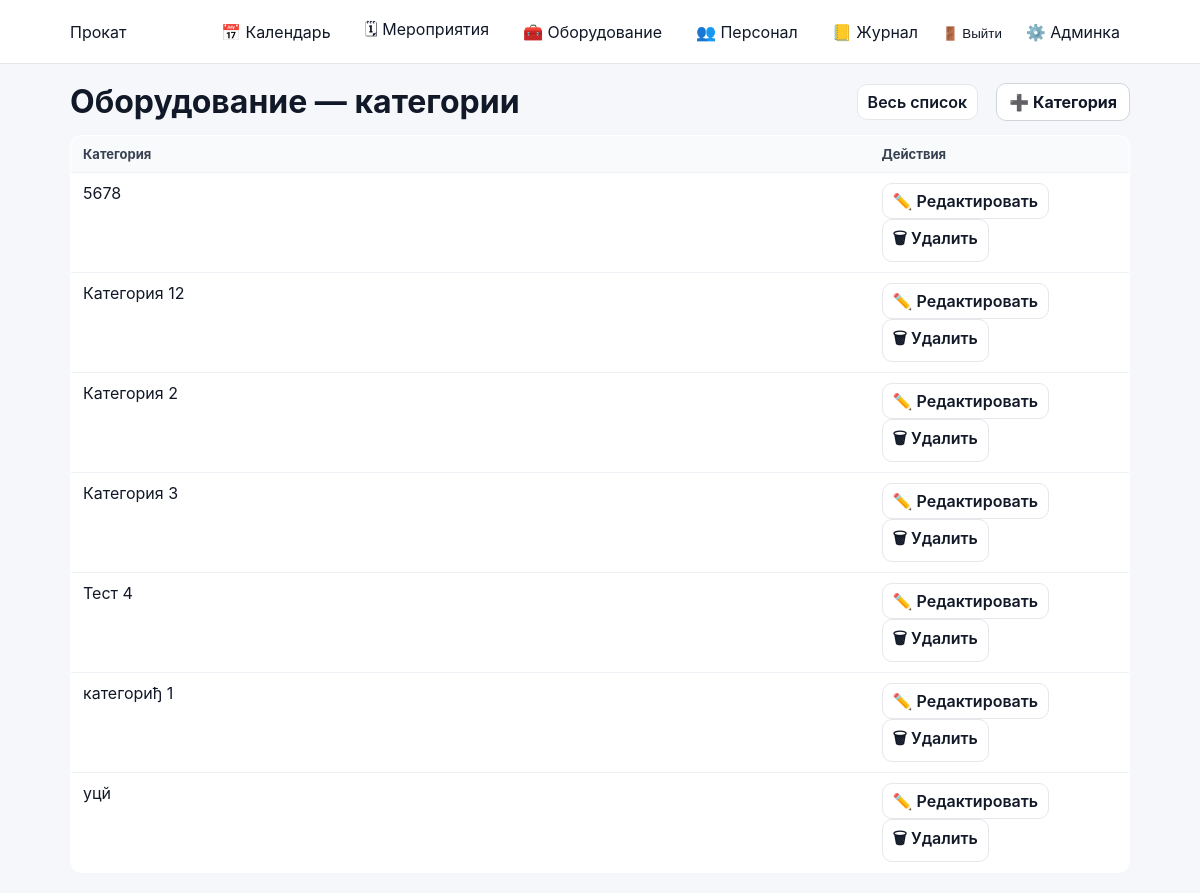
The page /equipment/categories/ (signed in) on the database as committed earlier.
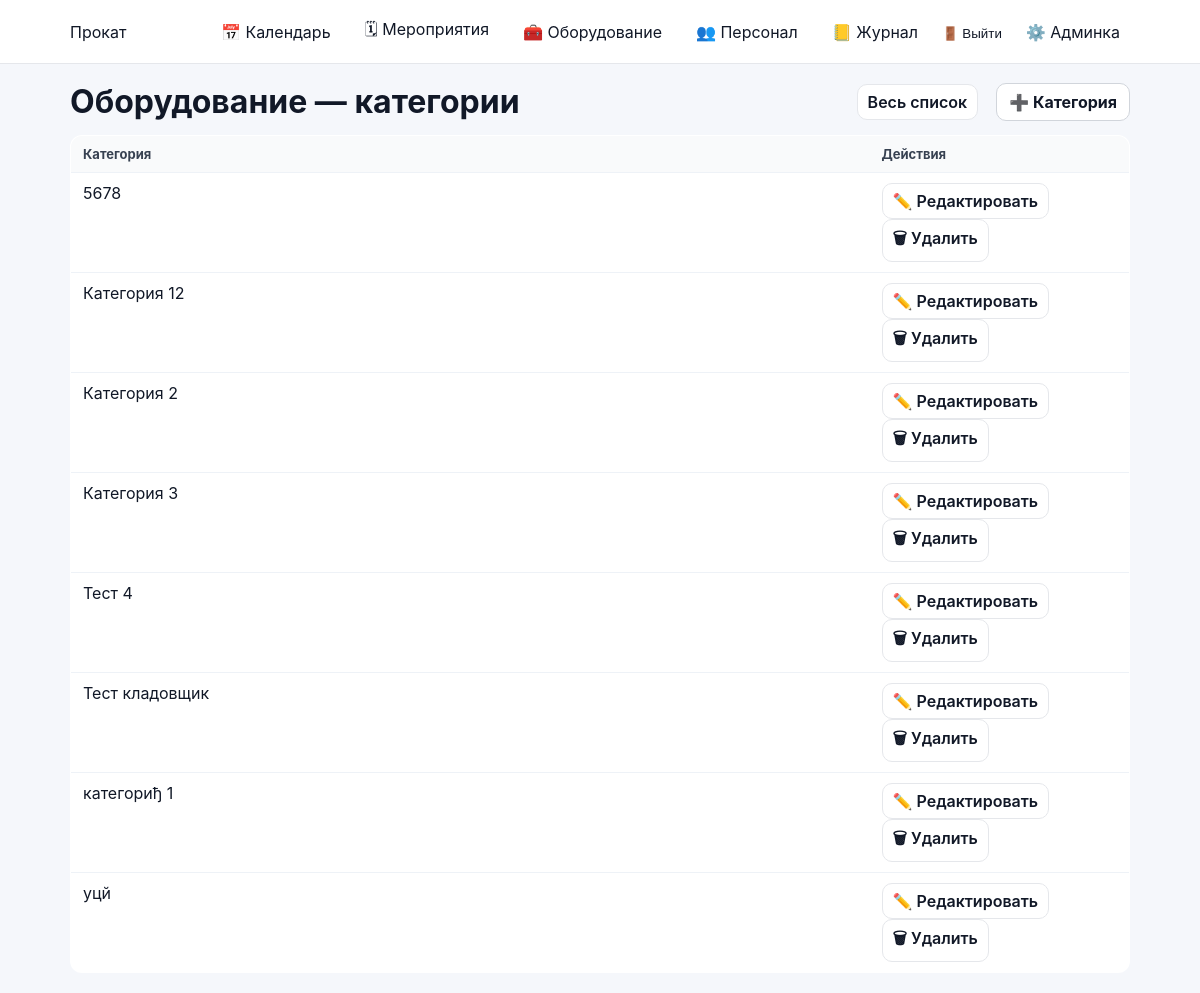
The same page on the database as committed later.
### inventory/models.py (models this page shows, shortened)
class EquipmentCategory(models.Model):
    name = models.CharField(max_length=100, unique=True)

### inventory/views.py (the view)
# urls.py: path("equipment/categories/", views.equipment_list_categories_view, name="equipment_list_categories"),
@login_required
def equipment_list_categories_view(request):
    categories = EquipmentCategory.objects.order_by("name")
    return render(request, "inventory/equipment_list_categories.html", {
        "categories": categories,
        "can_manage": can_edit_inventory(request.user),
    })

### accounts/context_processors.py (called while the page is built)
def authz_flags(request):
    user = getattr(request, "user", None)
    return {
        "can_manage_staff": can_manage_staff(user),
        "can_edit_event_card": can_edit_event_card(user),
        "can_edit_event_equipment": can_edit_event_equipment(user),
        "can_edit_inventory": can_edit_inventory(user),
    }

### accounts/permissions.py (called while the page is built)
def _ok(user) -> bool:
    return bool(user and user.is_authenticated)

def is_super(user) -> bool:
    return bool(_ok(user) and getattr(user, "is_superuser", False))

def can_manage_staff(user) -> bool:
    return is_super(user) or (_ok(user) and user.has_perm("accounts.manage_staff"))

def can_edit_inventory(user) -> bool:
    return is_super(user) or (_ok(user) and user.has_perm("inventory.manage_inventory"))

def can_edit_event_card(user) -> bool:
    return is_super(user) or (_ok(user) and user.has_perm("events.edit_event_card"))

def can_edit_event_equipment(user) -> bool:
    return is_super(user) or (_ok(user) and user.has_perm("events.edit_event_equipment"))

### inventory/templates/inventory/equipment_list_categories.html
{% extends "base.html" %}
{% block content %}
<div class="toolbar">
  <h1 style="margin:0;">Оборудование — категории</h1>
  <div style="display:flex; gap:10px; align-items:center;">
    <a class="btn-secondary" href="{% url 'equipment_list_all' %}">Весь список</a>
    {% if can_manage %}
      <a class="btn" href="{% url 'category_add' %}">➕ Категория</a>
    {% endif %}
  </div>
</div>
<table class="list-table">
  <thead>
    <tr>
      <th>Категория</th>
      {% if can_manage %}
        <th style="width:260px;">Действия</th>
      {% endif %}
    </tr>
  </thead>
  <tbody>
    {% for c in categories %}
      <tr>
        <td>
          <a href="{% url 'equipment_category_detail' c.id %}">{{ c.name }}</a>
        </td>
        {% if can_manage %}
          <td>
            <a class="btn-secondary" href="{% url 'category_edit' c.id %}">✏️ Редактировать</a>
            <a class="btn-secondary" href="{% url 'category_delete' c.id %}">🗑 Удалить</a>
          </td>
        {% endif %}
      </tr>
    {% empty %}
      <tr><td colspan="2">Категорий пока нет</td></tr>
    {% endfor %}
  </tbody>
</table>
{% endblock %}

Rows that differ between the two databases and show on the page:
added EquipmentCategory: name "Тест кладовщик"
